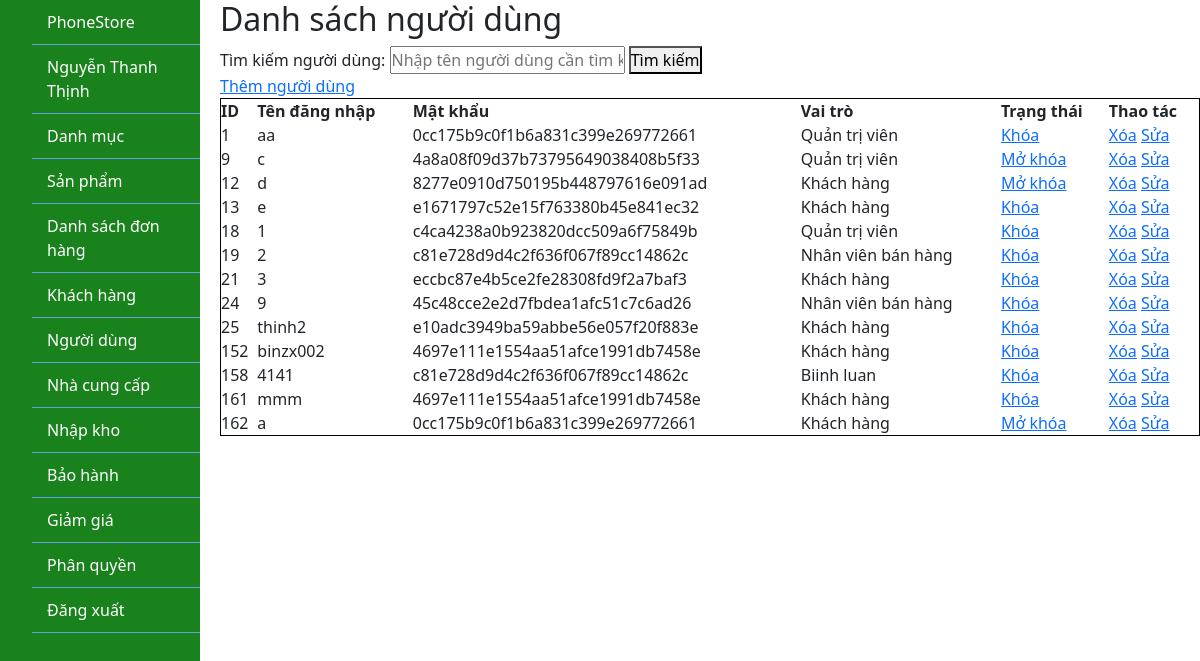
Page /admin/index.php?ctrl=userController (signed in) on the committed database.
### tables this page shows
CREATE TABLE `nguoi_dung` (
  `id` int(11) NOT NULL,
  `ten_dang_nhap` varchar(255) DEFAULT NULL,
  `mat_khau` varchar(255) DEFAULT NULL,
  `vai_tro` varchar(255) DEFAULT NULL,
  `trang_thai` int(11) DEFAULT NULL
);

### lib/database.php (called while the page is built, shortened)
<?php
class Database
{
    private $host = "localhost";
    private $username = "root";
    private $password = "";
    private $database = "phonestore";
    private $conn;
    public function __construct()
    {
        $this->conn = $this->connectDB();
    }
    private function connectDB()
    {
        $conn = mysqli_connect($this->host, $this->username, $this->password, $this->database);
        return $conn;
    }
    public function select($query)
    {
        $result = mysqli_query($this->conn, $query);
        if ($result) {
            $data = mysqli_fetch_all($result, MYSQLI_ASSOC);
            return $data;
        } else {
            die(mysqli_error($this->conn));
        }
    }
}

### admin/model/userModel.php (called while the page is built, shortened)
<?php
class UserModel
{
    private $db;
    public function __construct()
    {
        $this->db = new Database();
    }
    public function getAllUsers()
    {
        $query = "SELECT * FROM nguoi_dung ";
        return $this->db->select($query);
    }
}

### admin/view/userView.php (the view, shortened to what this page needs)
<!DOCTYPE html>
<html lang="vi">
<head>
</head>
<body>
    <h2>Danh sách người dùng</h2>
    <form class="search-form-user">
        <label for="search">Tìm kiếm người dùng:</label>
        <input type="text" id="search" name="search" placeholder="Nhập tên người dùng cần tìm kiếm">
        <button type="submit">Tìm kiếm</button> <br>
    </form>
    <a class="addUserLink" href="index.php?ctrl=userController&action=viewAddUser">Thêm người dùng</a>
    <table>
        <thead>
            <tr>
                <th>ID</th>
                <th>Tên đăng nhập</th>
                <th>Mật khẩu</th>
                <th>Vai trò</th>
                <th>Trạng thái</th>
                <th>Thao tác</th>
            </tr>
        </thead>
        <tbody>
            <?php foreach ($users as $user) : ?>
                <tr>
                    <td><?php echo $user['id']; ?></td>
                    <td><?php echo $user['ten_dang_nhap']; ?></td>
                    <td><?php echo $user['mat_khau']; ?></td>
                    <td><?php echo $user['vai_tro']; ?></td>
                    <td>
                        <a href="index.php?ctrl=userController&action=toggleUserStatus&id=<?php echo $user['id']; ?>&status=<?php echo $user['trang_thai']; ?>">
                            <?php
                            if ($user['trang_thai'] == 1) {
                                echo "Khóa";
                            } else {
                                echo "Mở khóa";
                            }
                            ?>
                        </a>
                    </td>
                    <td>
                        <a class="deleteUserLink" href="index.php?ctrl=userController&action=deleteUser&id=<?php echo $user['id']; ?>">Xóa</a>
                        <a class="updateUserLink" href="index.php?ctrl=userController&action=updateUserView&id=<?php echo $user['id']; ?>&vai_tro=<?php echo $user['vai_tro']; ?>">Sửa</a>
                    </td>
                </tr>
            <?php endforeach; ?>
        </tbody>
    </table>
</body>
</html>

### admin/css/style.css (style rules this page uses)
table { border-collapse: collapse; width: 100%; }
table, th, td { border: 1px solid black; }
* { margin: 0; padding: 0; box-sizing: border-box; }

### rows in the picture
nguoi_dung: id "1", ten_dang_nhap "aa", mat_khau "0cc175b9c0f1b6a831c399e269772661", vai_tro "Quản trị viên", trang_thai "Khóa"
nguoi_dung: id "9", ten_dang_nhap "c", mat_khau "4a8a08f09d37b73795649038408b5f33", vai_tro "Quản trị viên", trang_thai "Mở khóa"
nguoi_dung: id "12", ten_dang_nhap "d", mat_khau "8277e0910d750195b448797616e091ad", vai_tro "Khách hàng", trang_thai "Mở khóa"
nguoi_dung: id "13", ten_dang_nhap "e", mat_khau "e1671797c52e15f763380b45e841ec32", vai_tro "Khách hàng", trang_thai "Khóa"
nguoi_dung: id "18", ten_dang_nhap "1", mat_khau "c4ca4238a0b923820dcc509a6f75849b", vai_tro "Quản trị viên", trang_thai "Khóa"
nguoi_dung: id "19", ten_dang_nhap "2", mat_khau "c81e728d9d4c2f636f067f89cc14862c", vai_tro "Nhân viên bán hàng", trang_thai "Khóa"
nguoi_dung: id "21", ten_dang_nhap "3", mat_khau "eccbc87e4b5ce2fe28308fd9f2a7baf3", vai_tro "Khách hàng", trang_thai "Khóa"
nguoi_dung: id "24", ten_dang_nhap "9", mat_khau "45c48cce2e2d7fbdea1afc51c7c6ad26", vai_tro "Nhân viên bán hàng", trang_thai "Khóa"
nguoi_dung: id "25", ten_dang_nhap "thinh2", mat_khau "e10adc3949ba59abbe56e057f20f883e", vai_tro "Khách hàng", trang_thai "Khóa"
nguoi_dung: id "152", ten_dang_nhap "binzx002", mat_khau "4697e111e1554aa51afce1991db7458e", vai_tro "Khách hàng", trang_thai "Khóa"
nguoi_dung: id "158", ten_dang_nhap "4141", mat_khau "c81e728d9d4c2f636f067f89cc14862c", vai_tro "Biinh luan", trang_thai "Khóa"
nguoi_dung: id "161", ten_dang_nhap "mmm", mat_khau "4697e111e1554aa51afce1991db7458e", vai_tro "Khách hàng", trang_thai "Khóa"
nguoi_dung: id "162", ten_dang_nhap "a", mat_khau "0cc175b9c0f1b6a831c399e269772661", vai_tro "Khách hàng", trang_thai "Mở khóa"
